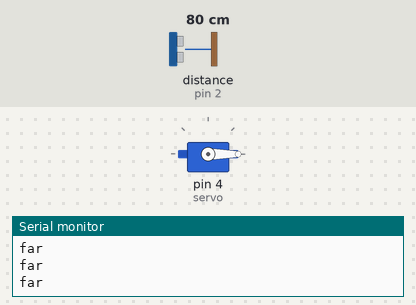
The sketch below on a simulated Arduino Uno, built with avr-gcc and run on an emulated ATmega328P. On the bench: servo, the last lines printed to the serial monitor. Wiring (inferred from the names in the program): ultrasonic range finder: trigger pin 3; echo pin 2. Inputs (shaded band) come from the test bench; at power-on: distance to the obstacle (sensor on pin 2) 80 cm. The echo pulse lasts 58.3 µs per cm.

Above: at 1.2 s.
1.3 s: distance to the obstacle (sensor on pin 2) set to 12 cm
2.8 s: distance to the obstacle (sensor on pin 2) set to 9 cm
At 3.8 s:
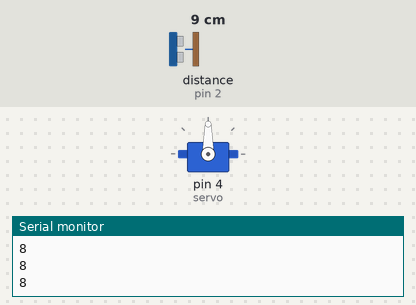
4.3 s: distance to the obstacle (sensor on pin 2) set to 4 cm
5.8 s: distance to the obstacle (sensor on pin 2) set to 2 cm
At 6.1 s:
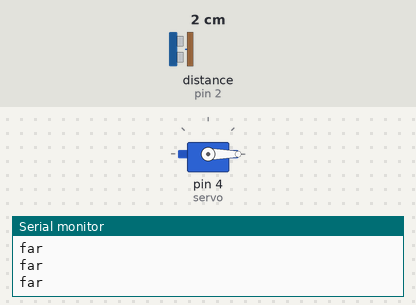
Timing chart, 0 to 8.3 s (numbered marks = the images above; inputs shaded):
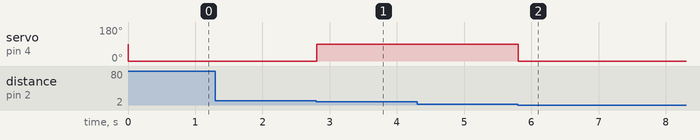

Measured:
- the behaviour switches between 11 and 10 cm on distance to the obstacle (sensor on pin 2) (found by bisection; images 0 and 1)
- the behaviour switches between 3 and 2 cm on distance to the obstacle (sensor on pin 2) (found by bisection; images 1 and 2)
- after the input at 2.8 s, servo on pin 4 (servo): 0° → 90° at once
- after the input at 5.8 s, servo on pin 4 (servo): 90° → 0° at once

The sketch:

handwash.ino
```cpp
 #include <Servo.h>
#define trigPin 3
#define echoPin 2
Servo servo;


int sound = 250;
void setup() {
Serial.begin (9600);
pinMode(trigPin, OUTPUT);
pinMode(echoPin, INPUT);
servo.attach(4); //right hand updown motion

}
void loop() {
long duration, distance;
digitalWrite(trigPin, LOW);
delayMicroseconds(2);
digitalWrite(trigPin, HIGH);
delayMicroseconds(10);
digitalWrite(trigPin, LOW);
duration = pulseIn(echoPin, HIGH);
distance = (duration/2) / 29.1;

if (distance < 10 && distance > 1 ) {
  Serial.println(distance,"start");
servo.write(90);


}
else { Serial.println("far");

servo.write(0);


}


}
```
